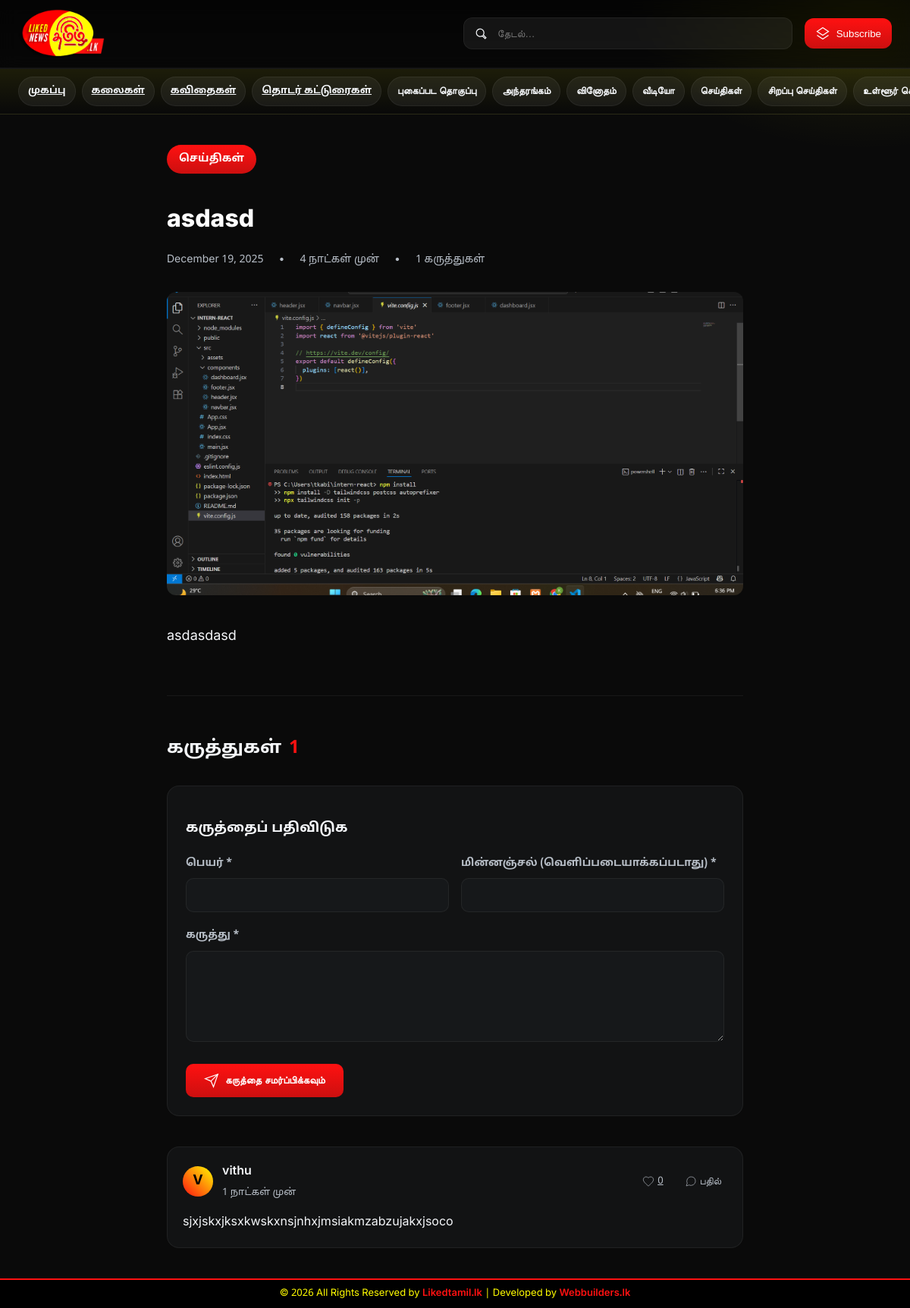
The app's page /news-detail.php?id=106 with its own data.
### tables this page shows
CREATE TABLE `news` (
  `id` int(11) NOT NULL,
  `title` varchar(255) NOT NULL,
  `content` longtext DEFAULT NULL,
  `excerpt` text DEFAULT NULL,
  `categories` varchar(500) DEFAULT NULL,
  `sub_categories` varchar(500) DEFAULT NULL,
  `status` text DEFAULT 'draft',
  `published_at` varchar(255) DEFAULT NULL,
  `created_at` timestamp NULL DEFAULT current_timestamp(),
  `updated_at` timestamp NULL DEFAULT current_timestamp() ON UPDATE current_timestamp(),
  `image` varchar(255) DEFAULT NULL,
  `video` varchar(200) DEFAULT NULL,
  `embedded_video_url` text DEFAULT NULL,
  `seo_title` varchar(255) DEFAULT NULL,
  `seo_description` text DEFAULT NULL,
  `seo_keywords` text DEFAULT NULL,
  `is_autosave_converted` tinyint(1) NOT NULL DEFAULT 0
);

CREATE TABLE `comments` (
  `id` int(11) NOT NULL,
  `news_id` int(11) NOT NULL,
  `parent_id` int(11) DEFAULT 0,
  `name` varchar(100) NOT NULL,
  `email` varchar(100) DEFAULT NULL,
  `comment` text NOT NULL,
  `likes` int(11) DEFAULT 0,
  `status` enum('pending','approved','rejected') DEFAULT 'approved',
  `created_at` timestamp NOT NULL DEFAULT current_timestamp()
);

### news-detail.php (the view, shortened to what this page needs)
<?php
$database = new Database();
$db = $database->getConnection();
$newsId = isset($_GET['id']) ? intval($_GET['id']) : 0;
$newsQuery = "SELECT n.*,
              (SELECT name FROM categories WHERE FIND_IN_SET(id, n.categories) > 0 LIMIT 1) as category_name
              FROM news n
              WHERE n.id = ? AND n.status = 'published'";
$newsStmt = $db->prepare($newsQuery);
$newsStmt->execute([$newsId]);
$news = $newsStmt->fetch(PDO::FETCH_ASSOC);
$commentsQuery = "SELECT * FROM comments
                  WHERE news_id = ? AND status = 'approved'
                  ORDER BY
                    CASE WHEN parent_id = 0 THEN id ELSE parent_id END,
                    created_at ASC";
$commentsStmt = $db->prepare($commentsQuery);
$commentsStmt->execute([$newsId]);
$allComments = $commentsStmt->fetchAll(PDO::FETCH_ASSOC);
$comments = [];
foreach ($allComments as $comment) {
    if ($comment['parent_id'] == 0) {
        $comments[$comment['id']] = $comment;
        $comments[$comment['id']]['replies'] = [];
    }
}
function getTamilTimeAgo($timestamp) {
    $currentTime = time();
    $timeDiff = $currentTime - strtotime($timestamp);
    if ($timeDiff < 60) {
        return $timeDiff . " வினாடிகள் முன்";
    } elseif ($timeDiff < 3600) {
        $minutes = floor($timeDiff / 60);
        return $minutes . " நிமிடம் முன்";
    } elseif ($timeDiff < 86400) {
        $hours = floor($timeDiff / 3600);
        return $hours . " மணி முன்";
    } elseif ($timeDiff < 2592000) {
        $days = floor($timeDiff / 86400);
        return $days . " நாட்கள் முன்";
    } elseif ($timeDiff < 31536000) {
        $months = floor($timeDiff / 2592000);
        return $months . " மாதங்கள் முன்";
    } else {
        $years = floor($timeDiff / 31536000);
        return $years . " ஆண்டுகள் முன்";
    }
}
function getInitials($name) {
    $initials = '';
    $words = explode(' ', $name);
    foreach ($words as $word) {
        if (!empty($word)) {
            $initials .= strtoupper($word[0]);
        }
    }
    return substr($initials, 0, 2);
}
$imagePath = '';
if (!empty($news['image'])) {
    if (filter_var($news['image'], FILTER_VALIDATE_URL)) {
        $imagePath = $news['image'];
    } else {
        $imagePath = '/uploads/news/' . basename($news['image']);
    }
} else {
    $imagePath = 'https://picsum.photos/id/1011/1200/600';
}
?>
<!DOCTYPE html>
<html lang="ta">
<head>
</head>
<body>
    <header class="appbar">
        <div class="appbar-wrap">
            <a href="index.php" class="brand">
                <img src="Liked-tamil-news-logo-1 (2).png" alt="Portal Logo" class="logo" />
            </a>
            <div class="search" role="search">
                <svg class="icon" viewBox="0 0 24 24" fill="none">
                    <path d="M11 5a6 6 0 016 6c0 1.3-.41 2.5-1.11 3.48l4.32 4.32-1.41 1.41-4.32-4.32A6 6 0 1111 5z" stroke="currentColor" stroke-width="1.5"/>
                </svg>
                <input type="search" placeholder="தேடல்…" aria-label="தேடல்" />
            </div>
            <div class="actions">
                <button class="btn primary">
                    <svg class="icon" viewBox="0 0 24 24" fill="none">
                        <path d="M12 3l9 6-9 6-9-6 9-6zM3 15l9 6 9-6" stroke="currentColor" stroke-width="1.5"/>
                    </svg>
                    Subscribe
                </button>
            </div>
        </div>
    </header>
    <nav class="catbar" aria-label="Categories">
        <div class="catbar-wrap">
            <a href="index.php" class="chip">முகப்பு</a>
            <a href="arts.html" class="chip">கலைகள்</a>
            <a href="poems.html" class="chip">கவிதைகள்</a>
            <a href="series.html" class="chip">தொடர் கட்டுரைகள்</a>
            <button class="chip">புகைப்பட தொகுப்பு</button>
            <button class="chip">அந்தரங்கம்</button>
            <button class="chip">வினோதம்</button>
            <button class="chip">வீடியோ</button>
            <button class="chip">செய்திகள்</button>
            <button class="chip">சிறப்பு செய்திகள்</button>
            <button class="chip">உள்ளூர் செய்திகள்</button>
        </div>
    </nav>
    <main class="article-container">
        <article>
            <div class="article-header">
                <span class="article-category"><?php echo htmlspecialchars($news['category_name'] ?? 'செய்திகள்'); ?></span>
                <h1 class="article-title"><?php echo htmlspecialchars($news['title']); ?></h1>
                <div class="article-meta">
                    <span>
                        <?php
                        if (!empty($news['published_at'])) {
                            echo date('F d, Y', strtotime($news['published_at']));
                        } else {
                            echo date('F d, Y', strtotime($news['created_at']));
                        }
                        ?>
                    </span>
                    <span>•</span>
                    <span>
                        <?php
                        if (!empty($news['published_at'])) {
                            echo getTamilTimeAgo($news['published_at']);
                        } else {
                            echo getTamilTimeAgo($news['created_at']);
                        }
                        ?>
                    </span>
                    <span>•</span>
                    <span id="commentCount">
                        <?php
                        $totalComments = count($allComments);
                        echo $totalComments . ' கருத்துகள்';
                        ?>
                    </span>
                </div>
            </div>
            <img src="<?php echo htmlspecialchars($imagePath); ?>"
                 alt="<?php echo htmlspecialchars($news['title']); ?>"
                 class="article-image">
            <div class="article-content">
                <?php echo nl2br(htmlspecialchars($news['content'])); ?>
            </div>
        </article>
        <section class="comments-section" id="comments">
            <h2 class="comments-title">
                <span>கருத்துகள்</span>
                <span class="comment-count" id="totalComments"><?php echo $totalComments; ?></span>
            </h2>
            <div class="comment-form">
                <h3 class="comment-form-title">கருத்தைப் பதிவிடுக</h3>
                <form method="POST" action="" id="commentForm">
                    <div class="form-row">
                        <div class="form-group">
                            <label for="name">பெயர் *</label>
                            <input type="text" id="name" name="name" class="form-control" required>
                        </div>
                        <div class="form-group">
                            <label for="email">மின்னஞ்சல் (வெளிப்படையாக்கப்படாது) *</label>
                            <input type="email" id="email" name="email" class="form-control" required>
                        </div>
                    </div>
                    <div class="form-group">
                        <label for="comment">கருத்து *</label>
                        <textarea id="comment" name="comment" class="form-control" required></textarea>
                    </div>
                    <button type="submit" name="submit_comment" class="submit-btn">
                        <svg class="icon" viewBox="0 0 24 24" fill="none">
                            <path d="M22 2L11 13M22 2l-7 20-4-9-9-4 20-7z" stroke="currentColor" stroke-width="1.5"/>
                        </svg>
                        கருத்தை சமர்ப்பிக்கவும்
                    </button>
                </form>
            </div>
            <div class="comments-list" id="commentsList">
                <?php if (empty($comments)): ?>
                    <div class="no-comments" id="noComments">
                        <div class="no-comments-icon">💬</div>
                        <p>இதுவரை கருத்துகள் எதுவும் இல்லை. முதலாவதாக கருத்து தெரிவியுங்கள்!</p>
                    </div>
                <?php else: ?>
                    <?php foreach ($comments as $comment): ?>
                        <div class="comment-item" id="comment-<?php echo $comment['id']; ?>">
                            <div class="comment-header">
                                <div class="comment-avatar"><?php echo getInitials($comment['name']); ?></div>
                                <div class="comment-user">
                                    <div class="comment-name"><?php echo htmlspecialchars($comment['name']); ?></div>
                                    <div class="comment-time"><?php echo getTamilTimeAgo($comment['created_at']); ?></div>
                                </div>
                                <div class="comment-actions">
                                    <a href="?id=<?php echo $newsId; ?>&like_comment=<?php echo $comment['id']; ?>"
                                       class="comment-action <?php echo isset($_SESSION['liked_comment_' . $comment['id']]) ? 'liked' : ''; ?>">
                                        <svg width="16" height="16" viewBox="0 0 24 24" fill="<?php echo isset($_SESSION['liked_comment_' . $comment['id']]) ? 'currentColor' : 'none'; ?>" stroke="currentColor">
                                            <path d="M12 21.35l-1.45-1.32C5.4 15.36 2 12.28 2 8.5 2 5.42 4.42 3 7.5 3c1.74 0 3.41.81 4.5 2.09C13.09 3.81 14.76 3 16.5 3 19.58 3 22 5.42 22 8.5c0 3.78-3.4 6.86-8.55 11.54L12 21.35z"/>
                                        </svg>
                                        <span class="like-count"><?php echo $comment['likes']; ?></span>
                                    </a>
                                    <button class="comment-action reply-btn" data-id="<?php echo $comment['id']; ?>">
                                        <svg width="16" height="16" viewBox="0 0 24 24" fill="none" stroke="currentColor">
                                            <path d="M21 11.5a8.38 8.38 0 01-.9 3.8 8.5 8.5 0 01-7.6 4.7 8.38 8.38 0 01-3.8-.9L3 21l1.9-5.7a8.38 8.38 0 01-.9-3.8 8.5 8.5 0 014.7-7.6 8.38 8.38 0 013.8-.9h.5a8.48 8.48 0 018 8v.5z"/>
                                        </svg>
                                        பதில்
                                    </button>
                                </div>
                            </div>
                            <div class="comment-content"><?php echo nl2br(htmlspecialchars($comment['comment'])); ?></div>
                        </div>
                    <?php endforeach; ?>
                <?php endif; ?>
            </div>
        </section>
    </main>
    <footer class="likedtamil-footer">
        <div class="likedtamil-footer-wrap">
            © 2026 All Rights Reserved by <a href="https://likedtamil.lk" target="_blank">Likedtamil.lk</a> | Developed by <a href="https://webbuilders.lk" target="_blank">Webbuilders.lk</a>
        </div>
    </footer>
</body>
</html>

### records on screen
news: title "asdasd", created_at "December 19, 2025", created_at "4 நாட்கள் முன்", image (picture), content "asdasdasd"
comments: name "V", name "vithu", created_at "1 நாட்கள் முன்", likes "0", comment "sjxjskxjksxkwskxnsjnhxjmsiakmzabzujakxjsoco"

### other values on screen
$news['category_name'] "செய்திகள்"
$totalComments "1"
